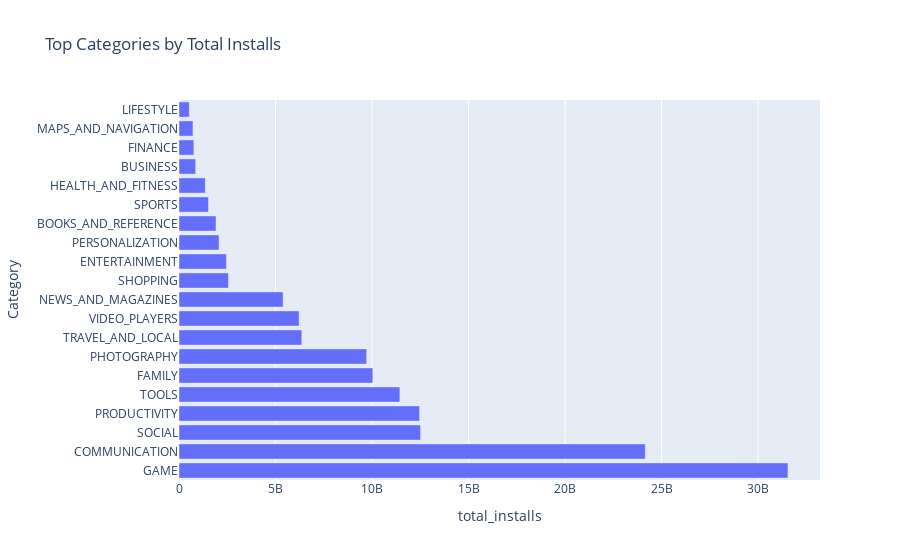

Source (notebook cell):
### Code cell
# Horizontal bar chart: most popular categories by total installs
import plotly.express as px
df_installs_plot = df_cat.reset_index().sort_values('total_installs', ascending=False).head(20)
fig = px.bar(df_installs_plot, x='total_installs', y='Category', orientation='h', title='Top Categories by Total Installs')
fig.update_layout(yaxis={'categoryorder':'total descending'})
fig

### Figure 1 — Plotly figure (JSON) as saved in the notebook; plotly's stock layout.template omitted (floating-point values rounded to 4 significant figures)
{"data": [{"hovertemplate": "total_installs=%{x}<br>Category=%{y}<extra></extra>", "legendgroup": "", "marker": {"color": "#636efa", "pattern": {"shape": ""}}, "name": "", "orientation": "h", "showlegend": false, "textposition": "auto", "type": "bar", "x": [31543862717, 24152241530, 12513841475, 12463070180, 11440724500, 10041130590, 9721243130, 6361859300, 6221897200, 5393110650, 2563331540, 2455660000, 2074352930, 1916291655, 1528531465, 1361006220, 863518120, 770312400, 724267560, 534742120], "xaxis": "x", "y": ["GAME", "COMMUNICATION", "SOCIAL", "PRODUCTIVITY", "TOOLS", "FAMILY", "PHOTOGRAPHY", "TRAVEL_AND_LOCAL", "VIDEO_PLAYERS", "NEWS_AND_MAGAZINES", "SHOPPING", "ENTERTAINMENT", "PERSONALIZATION", "BOOKS_AND_REFERENCE", "SPORTS", "HEALTH_AND_FITNESS", "BUSINESS", "FINANCE", "MAPS_AND_NAVIGATION", "LIFESTYLE"], "yaxis": "y"}], "layout": {"barmode": "relative", "legend": {"tracegroupgap": 0}, "title": {"text": "Top Categories by Total Installs"}, "xaxis": {"anchor": "y", "domain": [0, 1], "title": {"text": "total_installs"}}, "yaxis": {"anchor": "x", "categoryorder": "total descending", "domain": [0, 1], "title": {"text": "Category"}}}}
